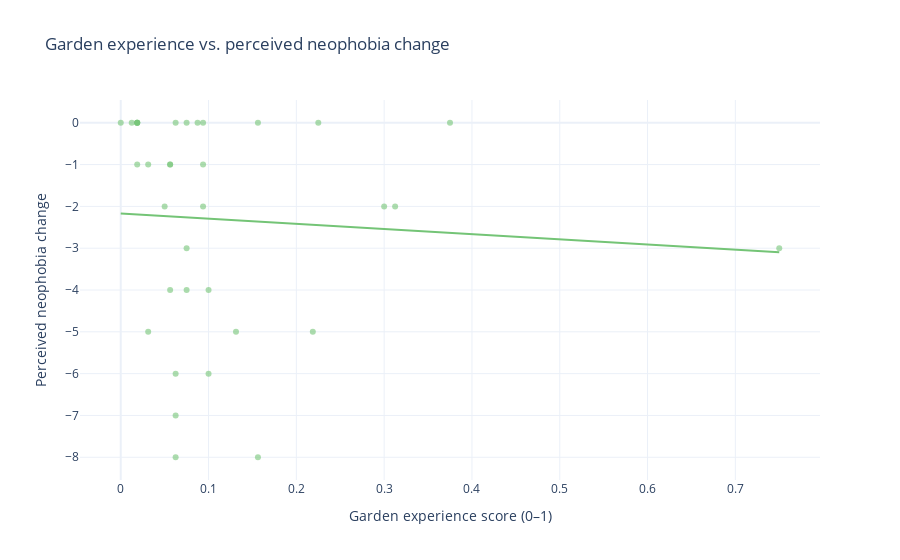

Source (notebook cell):
### Code cell
fig_p_scatter = px.scatter(
    df_h2_plot,
    x="garden_experience_score",
    y="perceived_neophobia_change",
    trendline="ols",
    title="Garden experience vs. perceived neophobia change",
    labels={"garden_experience_score": "Garden experience score (0–1)", "perceived_neophobia_change": "Perceived neophobia change"},
    opacity=0.6,
    color_discrete_sequence=[px.colors.sequential.Greens[4]],
)
fig_p_scatter.show()

# Save
fig_p_scatter.write_html(images_path / "experience_vs_perceived_change_scatter.html")
fig_p_scatter.write_image(images_path / "experience_vs_perceived_change_scatter.png", width=800, height=500, scale=3)
print("Saved experience_vs_perceived_change_scatter.html and .png")

### Figure 1 — Plotly figure (JSON) as saved in the notebook; plotly's stock layout.template omitted (floating-point values rounded to 4 significant figures)
{"data": [{"hovertemplate": "Garden experience score (0–1)=%{x}<br>Perceived neophobia change=%{y}<extra></extra>", "legendgroup": "", "marker": {"color": "rgb(116,196,118)", "opacity": 0.6, "symbol": "circle"}, "mode": "markers", "name": "", "orientation": "v", "showlegend": false, "type": "scatter", "x": [0.2188, 0.0625, 0.0625, 0.1, 0.09375, 0.09375, 0.0625, 0.05, 0.075, 0.09375, 0.075, 0.0125, 0.75, 0.1313, 0.3125, 0.0625, 0.0, 0.01875, 0.3, 0.01875, 0.01875, 0.01875, 0.05625, 0.03125, 0.225, 0.1562, 0.375, 0.05625, 0.03125, 0.1, 0.075, 0.05625, 0.0875, 0.01875, 0.1562], "xaxis": "x", "y": [-5.0, -6.0, -8.0, -6.0, 0.0, -1.0, -7.0, -2.0, 0.0, -2.0, -4.0, 0.0, -3.0, -5.0, -2.0, 0.0, 0.0, -1.0, -2.0, 0.0, 0.0, 0.0, -4.0, -1.0, 0.0, 0.0, 0.0, -1.0, -5.0, -4.0, -3.0, -1.0, 0.0, 0.0, -8.0], "yaxis": "y"}, {"hovertemplate": "<b>OLS trendline</b><br>perceived_neophobia_change = -1.23643 * garden_experience_score + -2.17099<br>R<sup>2</sup>=0.004702<br><br>Garden experience score (0–1)=%{x}<br>Perceived neophobia change=%{y} <b>(trend)</b><extra></extra>", "legendgroup": "", "marker": {"color": "rgb(116,196,118)", "symbol": "circle"}, "mode": "lines", "name": "", "showlegend": false, "type": "scatter", "x": [0.0, 0.0125, 0.01875, 0.01875, 0.01875, 0.01875, 0.01875, 0.03125, 0.03125, 0.05, 0.05625, 0.05625, 0.05625, 0.0625, 0.0625, 0.0625, 0.0625, 0.075, 0.075, 0.075, 0.0875, 0.09375, 0.09375, 0.09375, 0.1, 0.1, 0.1313, 0.1562, 0.1562, 0.2188, 0.225, 0.3, 0.3125, 0.375, 0.75], "xaxis": "x", "y": [-2.171, -2.186, -2.194, -2.194, -2.194, -2.194, -2.194, -2.21, -2.21, -2.233, -2.241, -2.241, -2.241, -2.248, -2.248, -2.248, -2.248, -2.264, -2.264, -2.264, -2.279, -2.287, -2.287, -2.287, -2.295, -2.295, -2.333, -2.364, -2.364, -2.441, -2.449, -2.542, -2.557, -2.635, -3.098], "yaxis": "y"}], "layout": {"legend": {"tracegroupgap": 0}, "title": {"text": "Garden experience vs. perceived neophobia change"}, "xaxis": {"anchor": "y", "domain": [0, 1], "title": {"text": "Garden experience score (0–1)"}}, "yaxis": {"anchor": "x", "domain": [0, 1], "title": {"text": "Perceived neophobia change"}}}}
